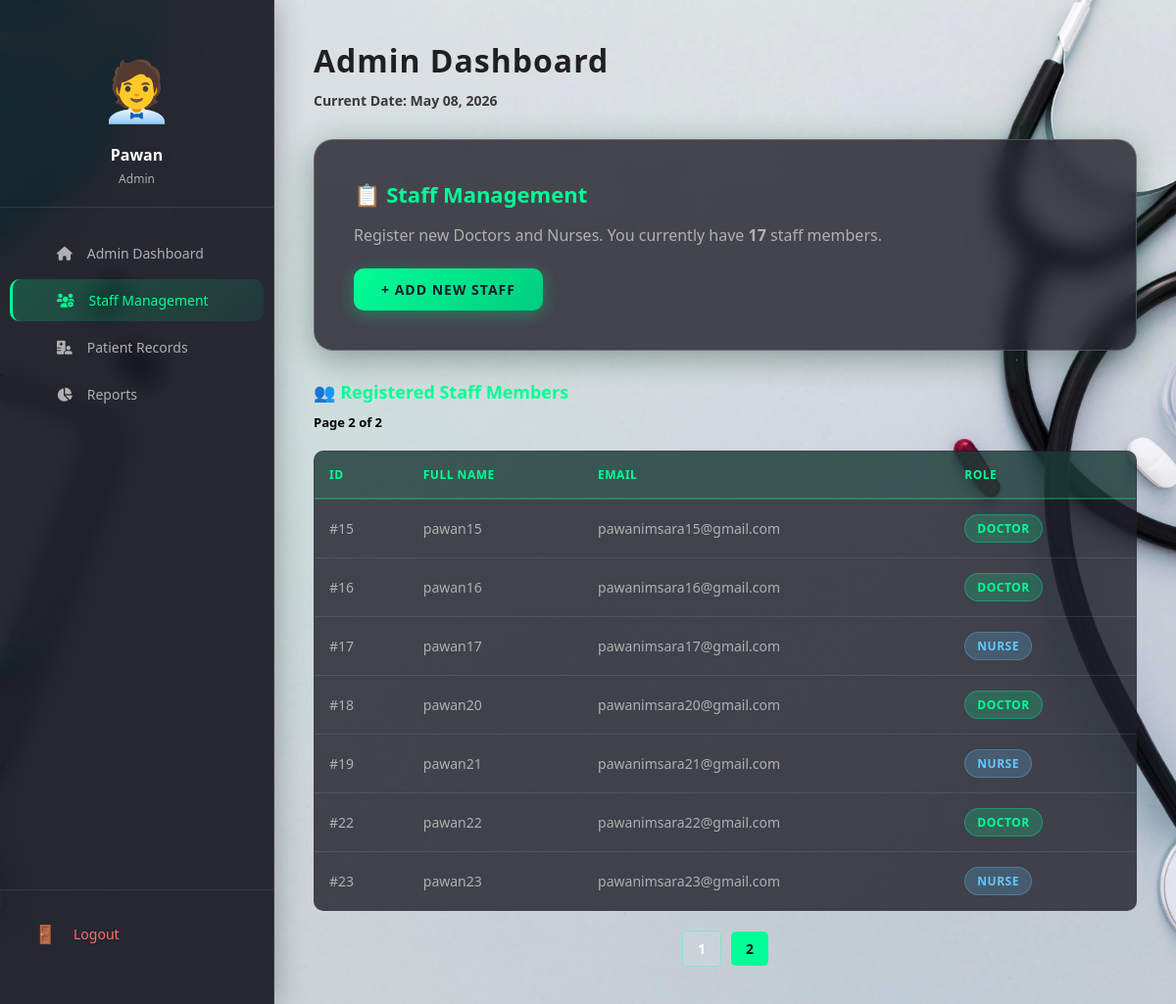
/admin/dashboard.php?page=2&tab=staff (signed in), run on the app's committed database.
### tables this page shows
CREATE TABLE `users` (
  `id` int(11) NOT NULL,
  `full_name` varchar(100) NOT NULL,
  `email` varchar(100) NOT NULL,
  `password` varchar(255) NOT NULL,
  `role` enum('Admin','Doctor','Nurse') NOT NULL,
  `created_at` timestamp NOT NULL DEFAULT current_timestamp()
);

### admin/dashboard.php (the view, shortened to what this page needs)
<?php
require_once '../config/db.php';
$users_per_page = 10;
$current_page = isset($_GET['page']) ? (int)$_GET['page'] : 1;
$offset = ($current_page - 1) * $users_per_page;
$total_staff_stmt = $pdo->query("SELECT COUNT(*) as total FROM users");
$total_users = $total_staff_stmt->fetch(PDO::FETCH_ASSOC)['total'];
$total_pages = ceil($total_users / $users_per_page);
$staff_query = "SELECT id, full_name, email, role FROM users LIMIT " . (int)$users_per_page . " OFFSET " . (int)$offset;
$users = $pdo->query($staff_query)->fetchAll(PDO::FETCH_ASSOC);
?>
<!DOCTYPE html>
<html lang="en">
<head>
    <link rel="stylesheet" href="../assets/dashboard.css">
    <link rel="stylesheet" href="https://cdnjs.cloudflare.com/ajax/libs/font-awesome/6.0.0/css/all.min.css">
</head>
<body>
<div class="container-main">
    <div class="sidebar">
        <div class="profile-section">
            <div class="avatar">🧑‍💼</div>
            <h3><?php echo htmlspecialchars($_SESSION['username'] ?? 'Pawan'); ?></h3>
            <p><?php echo htmlspecialchars($_SESSION['role'] ?? 'Administrator'); ?></p>
        </div>
        <div class="nav-menu">
            <div class="nav-item active" id="btn-dashboard" onclick="showSection('dashboard')">
                <i class="fas fa-home"></i> Admin Dashboard
            </div>
            <div class="nav-item" id="btn-staff" onclick="showSection('staff')">
                <i class="fas fa-users-cog"></i> Staff Management
            </div>
            <div class="nav-item" id="btn-patients" onclick="showSection('patients')">
                <i class="fas fa-hospital-user"></i> Patient Records
            </div>
            <div class="nav-item" id="btn-reports" onclick="showSection('reports')">
                <i class="fas fa-chart-pie"></i> Reports
            </div>
        </div>
        <div class="logout-section">
            <a href="../logout.php" class="logout-btn">Logout</a>
        </div>
    </div>
    <div class="main-content">
        <div class="content-header">
            <h1>Admin Dashboard</h1>
            <p>Current Date: <?php echo date('F d, Y'); ?></p>
        </div>
        <div id="staff" class="section">
            <div class="card">
                <h3>📋 Staff Management</h3>
                <p>Register new Doctors and Nurses. You currently have <strong><?php echo $total_users; ?></strong> staff members.</p>
                <a href="add_staff.php" class="btn">+ Add New Staff</a>
            </div>
            <div class="users-table-container">
                <div class="table-header">
                    <h3>👥 Registered Staff Members</h3>
                    <div class="user-count">Page <?php echo $current_page; ?> of <?php echo $total_pages; ?></div>
                </div>
                <table class="users-table">
                    <thead><tr><th>ID</th><th>Full Name</th><th>Email</th><th>Role</th></tr></thead>
                    <tbody>
                        <?php foreach ($users as $user): ?>
                        <tr>
                            <td>#<?php echo $user['id']; ?></td>
                            <td><?php echo htmlspecialchars($user['full_name']); ?></td>
                            <td><?php echo htmlspecialchars($user['email']); ?></td>
                            <td><span class="role-badge <?php echo strtolower($user['role']); ?>"><?php echo $user['role']; ?></span></td>
                        </tr>
                        <?php endforeach; ?>
                    </tbody>
                </table>
                <?php if ($total_pages > 1): ?>
                <div class="pagination">
                    <?php for ($i = 1; $i <= $total_pages; $i++): ?>
                        <a href="?page=<?php echo $i; ?>&tab=staff" class="<?php echo ($current_page == $i) ? 'active' : ''; ?>">
                            <?php echo $i; ?>
                        </a>
                    <?php endfor; ?>
                </div>
                <?php endif; ?>
            </div>
        </div>
    </div>
</div>
</body>
</html>

### admin/dashboard.php (style rules this page uses)
.pagination { display: flex; justify-content: center; gap: 10px; margin-top: 20px; }
.pagination a { padding: 8px 15px; background: rgba(255,255,255,0.1); color: white; text-decoration: none; border-radius: 5px; border: 1px solid rgba(0,255,150,0.3); }
.pagination a.active { background: #00ff96; color: #1a1a2e; font-weight: bold; }

### data on the page
users: id "15", full_name "pawan15", email "pawanimsara15@gmail.com", role "DOCTOR"
users: id "16", full_name "pawan16", email "pawanimsara16@gmail.com", role "DOCTOR"
users: id "17", full_name "pawan17", email "pawanimsara17@gmail.com", role "NURSE"
users: id "18", full_name "pawan20", email "pawanimsara20@gmail.com", role "DOCTOR"
users: id "19", full_name "pawan21", email "pawanimsara21@gmail.com", role "NURSE"
users: id "22", full_name "pawan22", email "pawanimsara22@gmail.com", role "DOCTOR"
users: id "23", full_name "pawan23", email "pawanimsara23@gmail.com", role "NURSE"

### other printed values
$_SESSION['username'] "Pawan"
$_SESSION['role'] "Admin"
$total_users "17"
$current_page "2"
$total_pages "2"
